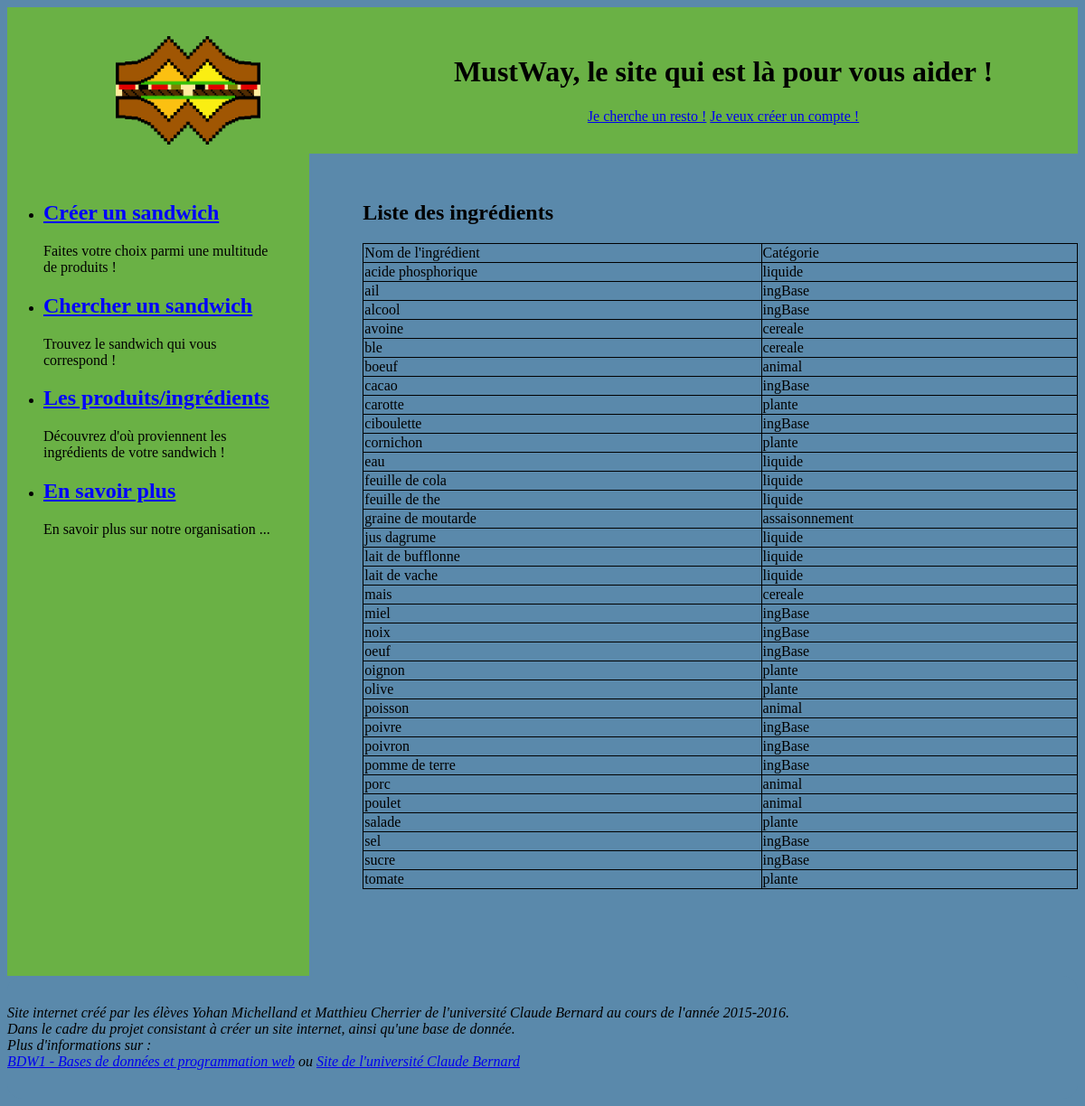
The page /SiteWeb/index.php?page=affichage_ingredient.php on the database its author committed.
### tables this page shows
CREATE TABLE Ingredient(
        NomIngredient       Varchar (25) NOT NULL ,
        CategorieIngredient Varchar (25) ,
        QuantiteIngredient  Float ,
        PRIMARY KEY (NomIngredient )
);

### SiteWeb/php/affichage_ingredient.php (the view)
<h1>Liste des ingrédients</h1>
<?php
$requete = 'SELECT * FROM Ingredient;';
$resultat = mysqli_query($connexion, $requete);
if($resultat == FALSE) {
	printf("<p style='font-color: red;'>Erreur : problème d'exécution de la requête.</p>");
}
else {
	if(mysqli_num_rows($resultat) == 0) {
		echo "<p>Il n'y a aucun ingrédient dans la base.</p>";
	}
	else {
		echo "<p><table style='width:100%' id='table' ><tr><td id='td'>Nom de l'ingrédient</td><td id='td'>Catégorie</td></tr>" ;
		while ($row = mysqli_fetch_assoc($resultat)) {
			echo "<tr><td id='td'>".$row['NomIngredient']."</td><td id='td'>".$row['CategorieIngredient']."</td></tr>";
		}
		echo "</table></p>";
	}
}
?>

### SiteWeb/index.php (shortened to what this page needs)
<!DOCTYPE html>
<html>
<head>
	<link href="css/styles.css" rel="stylesheet" media="all" type="text/css">
</head>
<body>
	<?php include('static/header.php'); ?>
	<main>
		<?php include('static/menu.php'); ?>
		<section id="contenu">
		<?php
			$nomPage = 'static/accueil.php';
			if(isset($_GET['page'])) {
				if(file_exists(addslashes('php/'.$_GET['page'])))
					$nomPage = addslashes('php/'.$_GET['page']);
			}
			include($nomPage);
		?>
		</section>
	</main>
	<?php include('static/footer.php'); ?>
</body>
</html>

### SiteWeb/static/header.php
<header id="entete">
    <div style="float:left;">
        <a href="index.php">
        	<img src="img/logo_transparent.png" width="40%" />
        </a>
    </div>
    <h1>MustWay, le site qui est là pour vous aider !</h1>
	<a href="php/trouver_resto.php" target="_parent" alt="Chercher un restaurant">Je cherche un resto !</a>
	<a href="index.php?page=creer_compte.php" target="_parent" alt="Créer un compte">Je veux créer un compte !</a>
</header>

### SiteWeb/static/menu.php
<nav id="menu">
		<ul>
<li><h2> <a href="index.php?page=creer_sandwich.php">Créer un sandwich </a></h2></li>
	<p>Faites votre choix parmi une multitude de produits !</p>
<li><h2> <a href="index.php?page=chercher_sandwich.php">Chercher un sandwich</a> </h2></li>
	<p>Trouvez le sandwich qui vous correspond !</p>
<li><h2> <a href="index.php?page=produits_ingredients.php" > Les produits/ingrédients </a> </h2></li>
	<p>Découvrez d'où proviennent les ingrédients de votre sandwich !</p>
<li><h2> <a href="index.php?page=en_savoir_plus.php" > En savoir plus</a> </h2></li>
	<p>En savoir plus sur notre organisation ...</p>
</ul>
</nav>

### SiteWeb/static/footer.php
<footer id="footer">
    <em>Site internet créé par les élèves Yohan Michelland et Matthieu Cherrier de l'université Claude Bernard au cours de l'année 2015-2016.<br/>
		Dans le cadre du projet consistant à créer un site internet, ainsi qu'une base de donnée.<br/>
		Plus d'informations sur : <br />
		<span><a href="http://liris.cnrs.fr/~fduchate/ens/BDW1/" target="_blank" alt="Page BDW1">BDW1 - Bases de données et programmation web</a> ou
		<a href="http://www.univ-lyon1.fr/" target="_blank" alt="Page de l'UCBL">Site de l'université Claude Bernard</a></span>
		</em>
</footer>

### SiteWeb/css/styles.css (style rules this page uses)
body { background-color: #5A89AB; }
#entete, #menu, #contenu, #footer { padding: 2em 0; }
#entete { background-color: #6ab145; text-align: center; }
main { display: flex; justify-content: space-between; margin-left: 0%; }
#menu { background-color: #6ab145; margin-right: 5%; padding-right: 3%; }
#menu a { color: #0000FF; text-decoration: underline; }
#contenu { width: 100%; background-color: #5A89AB; padding-bottom: 5em; }
#footer { background-color: #5A89AB; display: flex; clear: both; border-radius: 1em; }
#table { border-collapse:collapse; }
#td { border: 1px solid black; }

### rows shown on the page
ingredient: NomIngredient "acide phosphorique", CategorieIngredient "liquide"
ingredient: NomIngredient "ail", CategorieIngredient "ingBase"
ingredient: NomIngredient "alcool", CategorieIngredient "ingBase"
ingredient: NomIngredient "avoine", CategorieIngredient "cereale"
ingredient: NomIngredient "ble", CategorieIngredient "cereale"
ingredient: NomIngredient "boeuf", CategorieIngredient "animal"
ingredient: NomIngredient "cacao", CategorieIngredient "ingBase"
ingredient: NomIngredient "carotte", CategorieIngredient "plante"
ingredient: NomIngredient "ciboulette", CategorieIngredient "ingBase"
ingredient: NomIngredient "cornichon", CategorieIngredient "plante"
ingredient: NomIngredient "eau", CategorieIngredient "liquide"
ingredient: NomIngredient "feuille de cola", CategorieIngredient "liquide"
ingredient: NomIngredient "feuille de the", CategorieIngredient "liquide"
ingredient: NomIngredient "graine de moutarde", CategorieIngredient "assaisonnement"
ingredient: NomIngredient "jus dagrume", CategorieIngredient "liquide"
ingredient: NomIngredient "lait de bufflonne", CategorieIngredient "liquide"
ingredient: NomIngredient "lait de vache", CategorieIngredient "liquide"
ingredient: NomIngredient "mais", CategorieIngredient "cereale"
ingredient: NomIngredient "miel", CategorieIngredient "ingBase"
ingredient: NomIngredient "noix", CategorieIngredient "ingBase"
ingredient: NomIngredient "oeuf", CategorieIngredient "ingBase"
ingredient: NomIngredient "oignon", CategorieIngredient "plante"
ingredient: NomIngredient "olive", CategorieIngredient "plante"
ingredient: NomIngredient "poisson", CategorieIngredient "animal"
ingredient: NomIngredient "poivre", CategorieIngredient "ingBase"
ingredient: NomIngredient "poivron", CategorieIngredient "ingBase"
ingredient: NomIngredient "pomme de terre", CategorieIngredient "ingBase"
ingredient: NomIngredient "porc", CategorieIngredient "animal"
ingredient: NomIngredient "poulet", CategorieIngredient "animal"
ingredient: NomIngredient "salade", CategorieIngredient "plante"
ingredient: NomIngredient "sel", CategorieIngredient "ingBase"
ingredient: NomIngredient "sucre", CategorieIngredient "ingBase"
ingredient: NomIngredient "tomate", CategorieIngredient "plante"
